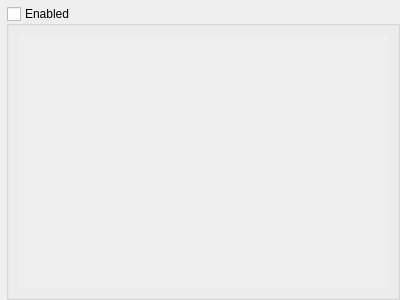
<?xml version="1.0" encoding="UTF-8"?>
<ui version="4.0">
 <class>ProviderTab</class>
 <widget class="QWidget" name="ProviderTab">
  <property name="geometry">
   <rect>
    <x>0</x>
    <y>0</y>
    <width>400</width>
    <height>300</height>
   </rect>
  </property>
  <property name="windowTitle">
   <string>Form</string>
  </property>
  <layout class="QVBoxLayout" name="verticalLayout">
   <property name="spacing">
    <number>0</number>
   </property>
   <property name="leftMargin">
    <number>6</number>
   </property>
   <property name="topMargin">
    <number>6</number>
   </property>
   <property name="rightMargin">
    <number>0</number>
   </property>
   <property name="bottomMargin">
    <number>0</number>
   </property>
   <item>
    <widget class="QGroupBox" name="enabled">
     <property name="title">
      <string>Enabled</string>
     </property>
     <property name="checkable">
      <bool>true</bool>
     </property>
     <property name="checked">
      <bool>false</bool>
     </property>
     <layout class="QVBoxLayout" name="verticalLayout_2">
      <item>
       <widget class="QScrollArea" name="scrollArea">
        <property name="sizePolicy">
         <sizepolicy hsizetype="Preferred" vsizetype="Preferred">
          <horstretch>0</horstretch>
          <verstretch>0</verstretch>
         </sizepolicy>
        </property>
        <property name="autoFillBackground">
         <bool>false</bool>
        </property>
        <property name="frameShape">
         <enum>QFrame::NoFrame</enum>
        </property>
        <property name="frameShadow">
         <enum>QFrame::Plain</enum>
        </property>
        <property name="widgetResizable">
         <bool>true</bool>
        </property>
        <widget class="QWidget" name="scrollAreaWidgetContents">
         <property name="enabled">
          <bool>false</bool>
         </property>
         <property name="geometry">
          <rect>
           <x>0</x>
           <y>0</y>
           <width>368</width>
           <height>258</height>
          </rect>
         </property>
        </widget>
       </widget>
      </item>
     </layout>
    </widget>
   </item>
  </layout>
 </widget>
 <resources/>
 <connections/>
</ui>
